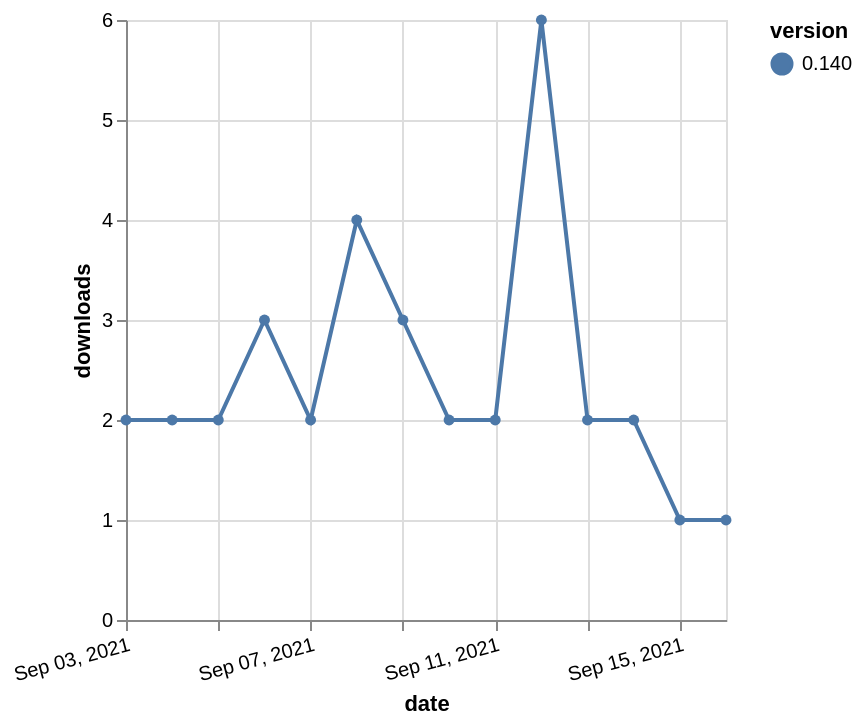

Vega-Lite specification for this chart:
### Vega-Lite specification from a JSON file in a GitHub repository (floating-point values rounded to 4 significant figures)
{"$schema": "https://vega.github.io/schema/vega-lite/v5.json", "description": "A simple bar chart with embedded data.", "data": {"values": [{"date": "2021-09-03", "total": 2876, "delta": 2, "version": "0.140"}, {"date": "2021-09-04", "total": 2878, "delta": 2, "version": "0.140"}, {"date": "2021-09-05", "total": 2880, "delta": 2, "version": "0.140"}, {"date": "2021-09-06", "total": 2883, "delta": 3, "version": "0.140"}, {"date": "2021-09-07", "total": 2885, "delta": 2, "version": "0.140"}, {"date": "2021-09-08", "total": 2889, "delta": 4, "version": "0.140"}, {"date": "2021-09-09", "total": 2892, "delta": 3, "version": "0.140"}, {"date": "2021-09-10", "total": 2894, "delta": 2, "version": "0.140"}, {"date": "2021-09-11", "total": 2896, "delta": 2, "version": "0.140"}, {"date": "2021-09-12", "total": 2902, "delta": 6, "version": "0.140"}, {"date": "2021-09-13", "total": 2904, "delta": 2, "version": "0.140"}, {"date": "2021-09-14", "total": 2906, "delta": 2, "version": "0.140"}, {"date": "2021-09-15", "total": 2907, "delta": 1, "version": "0.140"}, {"date": "2021-09-16", "total": 2908, "delta": 1, "version": "0.140"}]}, "width": "container", "mark": {"type": "line", "point": {"filled": true}}, "encoding": {"x": {"field": "date", "type": "temporal", "timeUnit": "yearmonthdate", "title": "date", "axis": {"labelAngle": -15}}, "y": {"field": "delta", "type": "quantitative", "title": "downloads"}, "color": {"field": "version", "type": "nominal"}, "tooltip": {"field": "delta"}}}
